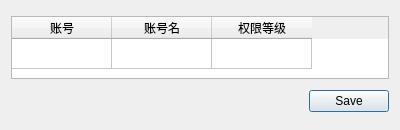
<?xml version="1.0" encoding="UTF-8"?>
<ui version="4.0">
 <class>changePermision</class>
 <widget class="QDialog" name="changePermision">
  <property name="geometry">
   <rect>
    <x>0</x>
    <y>0</y>
    <width>400</width>
    <height>130</height>
   </rect>
  </property>
  <property name="windowTitle">
   <string>权限修改</string>
  </property>
  <layout class="QVBoxLayout" name="verticalLayout">
   <item>
    <widget class="QTableWidget" name="tableWidget">
     <property name="minimumSize">
      <size>
       <width>0</width>
       <height>63</height>
      </size>
     </property>
     <property name="maximumSize">
      <size>
       <width>16777215</width>
       <height>63</height>
      </size>
     </property>
     <property name="rowCount">
      <number>1</number>
     </property>
     <attribute name="verticalHeaderVisible">
      <bool>false</bool>
     </attribute>
     <row/>
     <column>
      <property name="text">
       <string>账号</string>
      </property>
     </column>
     <column>
      <property name="text">
       <string>账号名</string>
      </property>
     </column>
     <column>
      <property name="text">
       <string>权限等级</string>
      </property>
     </column>
    </widget>
   </item>
   <item>
    <layout class="QHBoxLayout" name="horizontalLayout">
     <item>
      <spacer name="horizontalSpacer">
       <property name="orientation">
        <enum>Qt::Horizontal</enum>
       </property>
       <property name="sizeHint" stdset="0">
        <size>
         <width>40</width>
         <height>20</height>
        </size>
       </property>
      </spacer>
     </item>
     <item>
      <widget class="QDialogButtonBox" name="buttonBox">
       <property name="orientation">
        <enum>Qt::Horizontal</enum>
       </property>
       <property name="standardButtons">
        <set>QDialogButtonBox::Save</set>
       </property>
      </widget>
     </item>
    </layout>
   </item>
  </layout>
 </widget>
 <resources/>
 <connections>
  <connection>
   <sender>buttonBox</sender>
   <signal>accepted()</signal>
   <receiver>changePermision</receiver>
   <slot>accept()</slot>
   <hints>
    <hint type="sourcelabel">
     <x>248</x>
     <y>254</y>
    </hint>
    <hint type="destinationlabel">
     <x>157</x>
     <y>274</y>
    </hint>
   </hints>
  </connection>
  <connection>
   <sender>buttonBox</sender>
   <signal>rejected()</signal>
   <receiver>changePermision</receiver>
   <slot>reject()</slot>
   <hints>
    <hint type="sourcelabel">
     <x>316</x>
     <y>260</y>
    </hint>
    <hint type="destinationlabel">
     <x>286</x>
     <y>274</y>
    </hint>
   </hints>
  </connection>
 </connections>
</ui>
